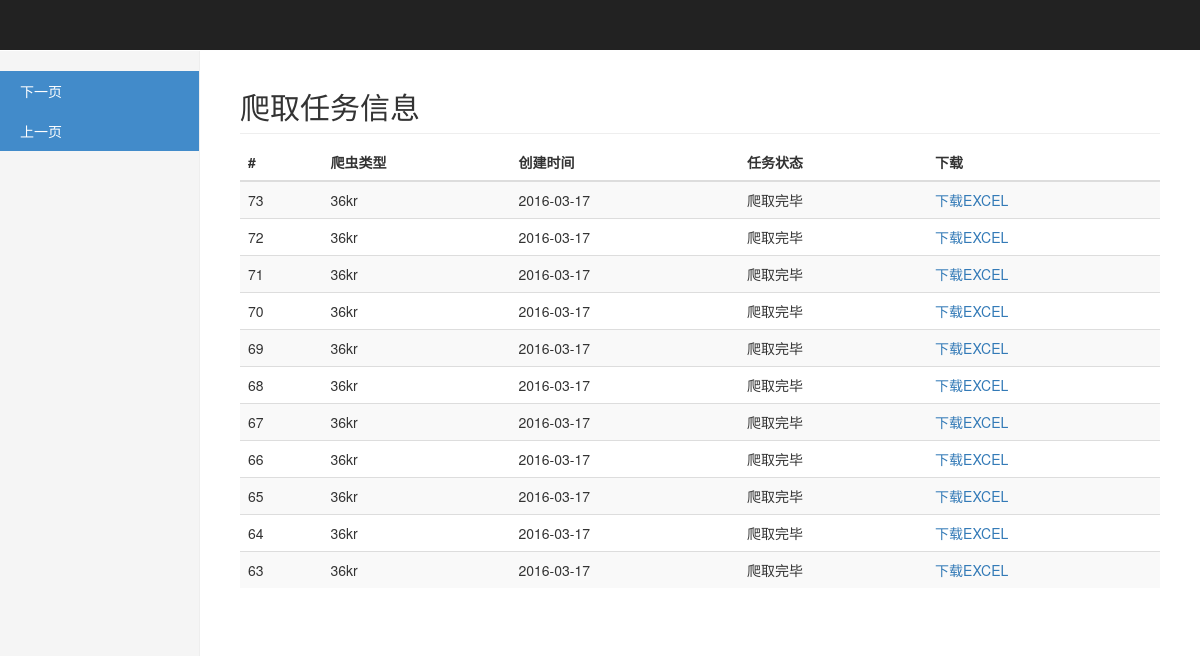
Before: /pages with the older database file.
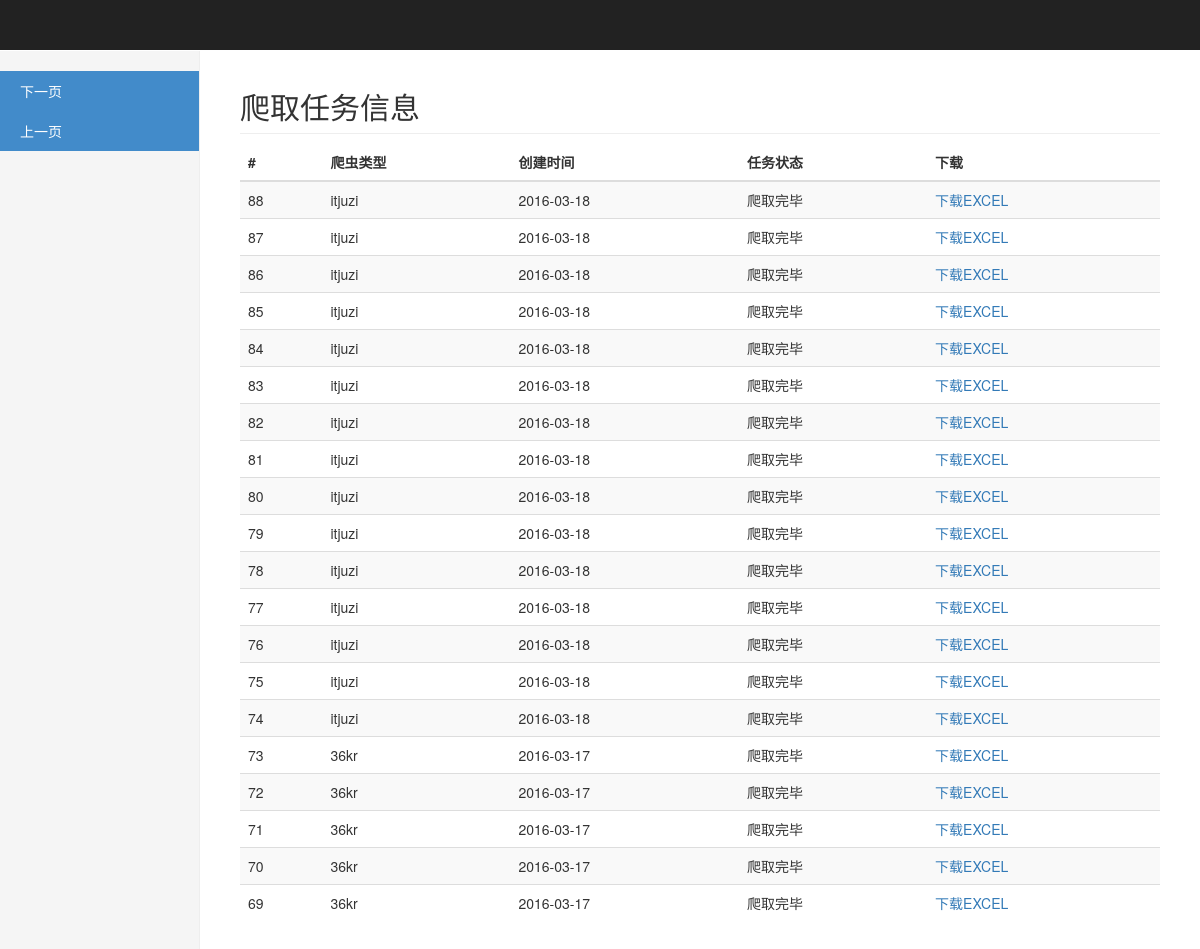
After: the same page with the newer database file.
### tables this page shows
CREATE TABLE crawler_task(
    id INTEGER PRIMARY KEY AUTOINCREMENT,
    crawler_spider VARCHAR(64),
    create_time TimeStamp NOT NULL DEFAULT CURRENT_TIMESTAMP,
    state varchar(1)
);

### web/server.py (the view)
@app.route('/')
@app.route('/pages')
def index():
    page = request.args.get('page', '0')
    sqlite3db = Sqlite3DB()
    tasks = sqlite3db.find_task_by_limit(page)
    return render_template('list.html', list=tasks, pre=0 if int(page) - 20 < 0 else int(page) - 20,
                           next=int(page) + 20)

### db/databases.py (called while the page is built)
    def find_task_by_limit(self, limit):
        sql = "select id,crawler_spider,date(create_time) as today ,state from crawler_task order by id desc limit %s,%s" % (limit, 20)
        cursor = self.connection.cursor()
        cursor.execute(sql)
        tasks = []
        for record in cursor.fetchall():
            task = dict()
            task['id'] = record[0]
            task['crawler_spider'] = record[1]
            task['today'] = record[2]
            task['state'] = record[3]
            tasks.append(task)
        cursor.close()
        return tasks

### web/templates/list.html (shortened to what this page needs)
<!DOCTYPE html>
<html lang="zh-CN">
<head>
    <link href="{{url_for('static', filename='bootstrap.css')}}" rel="stylesheet">
    <link href="{{url_for('static', filename='dashboard.css')}}" rel="stylesheet">
</head>
<body>
<nav class="navbar navbar-inverse navbar-fixed-top">
</nav>
<div class="container-fluid">
    <div class="row">
        <div class="col-sm-3 col-md-2 sidebar">
            <ul class="nav nav-sidebar">
                <li class="active"><a href="pages?page={{next}}">下一页</a></li>
                <li class="active"><a href="pages?page={{pre}}">上一页</a></li>
            </ul>
        </div>
        <div class="col-sm-9 col-sm-offset-3 col-md-10 col-md-offset-2 main">
            <h2 class="sub-header">爬取任务信息</h2>
            <div class="table-responsive">
                <table class="table table-striped">
                    <thead>
                    <tr>
                        <th>#</th>
                        <th>爬虫类型</th>
                        <th>创建时间</th>
                        <th>任务状态</th>
                        <th>下载</th>
                    </tr>
                    </thead>
                    <tbody>
                    {% for item in list %}
                    <tr>
                        <td>{{item.id}}</td>
                        <td>{{item.crawler_spider}}</td>
                        <td>{{item.today}}</td>
                        <td>{% if item.state == 1 %}
                            爬取中
                            {% else %}爬取完毕{% endif %}
                        </td>
                        <td><a href="download/{{item.crawler_spider}}/{{item.today}}" style="cursor">下载EXCEL</a>
                    </tr>
                    {% endfor %}
                    </tbody>
                </table>
            </div>
        </div>
    </div>
</div>
</body>
</html>

### web/static/dashboard.css (style rules this page uses)
body { padding-top: 50px; }
.sub-header { padding-bottom: 10px; border-bottom: 1px solid #eee; }
.navbar-fixed-top { border: 0; }
.sidebar { display: none; }
@media (min-width: 768px) { .sidebar { position: fixed; top: 51px; bottom: 0; left: 0; z-index: 1000; display: block; padding: 20px; overflow-x: hidden; overflow-y: auto; background-color: #f5f5f5; border-right: 1px solid #eee; } }
.nav-sidebar { margin-right: -21px; margin-bottom: 20px; margin-left: -20px; }
.nav-sidebar > li > a { padding-right: 20px; padding-left: 20px; }
.nav-sidebar > .active > a, .nav-sidebar > .active > a:hover, .nav-sidebar > .active > a:focus { color: #fff; background-color: #428bca; }
.main { padding: 20px; }
@media (min-width: 768px) { .main { padding-right: 40px; padding-left: 40px; } }

Changed rows visible on the page:
no longer on this page (row unchanged): crawler_task: id "68", crawler_spider "36kr", today "2016-03-17", state "爬取完毕"
no longer on this page (row unchanged): crawler_task: id "67", crawler_spider "36kr", today "2016-03-17", state "爬取完毕"
no longer on this page (row unchanged): crawler_task: id "66", crawler_spider "36kr", today "2016-03-17", state "爬取完毕"
no longer on this page (row unchanged): crawler_task: id "65", crawler_spider "36kr", today "2016-03-17", state "爬取完毕"
no longer on this page (row unchanged): crawler_task: id "64", crawler_spider "36kr", today "2016-03-17", state "爬取完毕"
no longer on this page (row unchanged): crawler_task: id "63", crawler_spider "36kr", today "2016-03-17", state "爬取完毕"
added crawler_task: id "88", crawler_spider "itjuzi", today "2016-03-18", state "爬取完毕"
added crawler_task: id "87", crawler_spider "itjuzi", today "2016-03-18", state "爬取完毕"
added crawler_task: id "86", crawler_spider "itjuzi", today "2016-03-18", state "爬取完毕"
added crawler_task: id "85", crawler_spider "itjuzi", today "2016-03-18", state "爬取完毕"
added crawler_task: id "84", crawler_spider "itjuzi", today "2016-03-18", state "爬取完毕"
added crawler_task: id "83", crawler_spider "itjuzi", today "2016-03-18", state "爬取完毕"
added crawler_task: id "82", crawler_spider "itjuzi", today "2016-03-18", state "爬取完毕"
added crawler_task: id "81", crawler_spider "itjuzi", today "2016-03-18", state "爬取完毕"
added crawler_task: id "80", crawler_spider "itjuzi", today "2016-03-18", state "爬取完毕"
added crawler_task: id "79", crawler_spider "itjuzi", today "2016-03-18", state "爬取完毕"
added crawler_task: id "78", crawler_spider "itjuzi", today "2016-03-18", state "爬取完毕"
added crawler_task: id "77", crawler_spider "itjuzi", today "2016-03-18", state "爬取完毕"
added crawler_task: id "76", crawler_spider "itjuzi", today "2016-03-18", state "爬取完毕"
added crawler_task: id "75", crawler_spider "itjuzi", today "2016-03-18", state "爬取完毕"
added crawler_task: id "74", crawler_spider "itjuzi", today "2016-03-18", state "爬取完毕"
